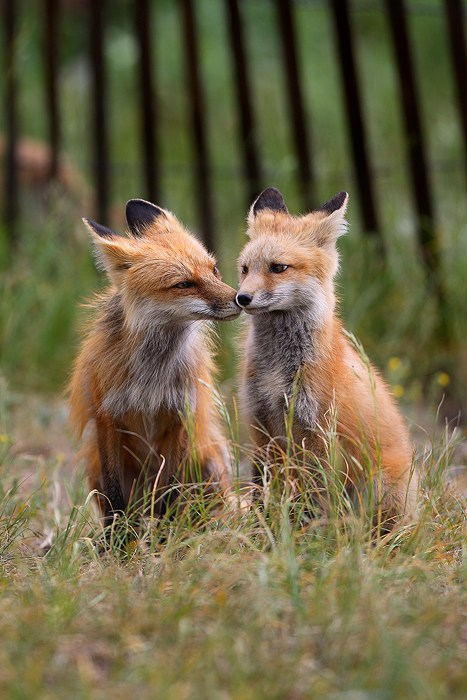
#> input picture ComputerVision/_image/_foxes.jpg, 467 x 700 px
$ python opencv03_01.py
#> lines starting #> are read from the running program, lines starting #| are printed output that depends on the picture
# 키포인트를 찾은 후 다른 이미지에 대응

import cv2
import random

image = cv2.imread("../../../_image/_foxes.jpg")
#> image is the input picture: shape (700, 467, 3); mean B, G, R 71.2, 102, 111
image_rot = cv2.imread("../../../_image/_foxes_rot.jpg")
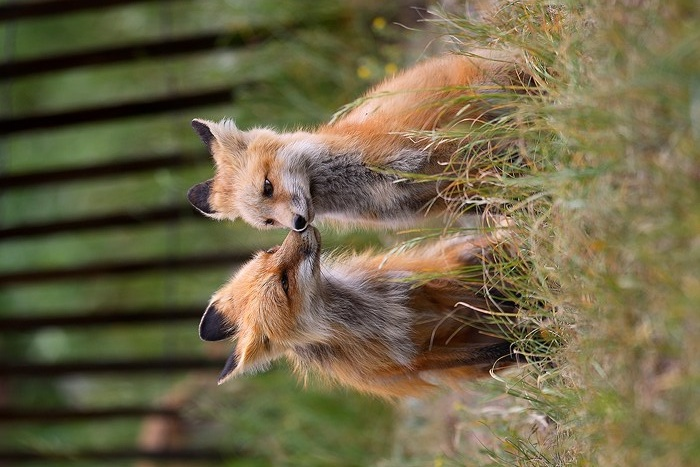
#> input picture ComputerVision/_image/_foxes_rot.jpg, 700 x 467 px
#> image_rot is the input picture: shape (467, 700, 3); mean B, G, R 71.2, 102, 111

gray = cv2.cvtColor(image, cv2.COLOR_BGR2GRAY)
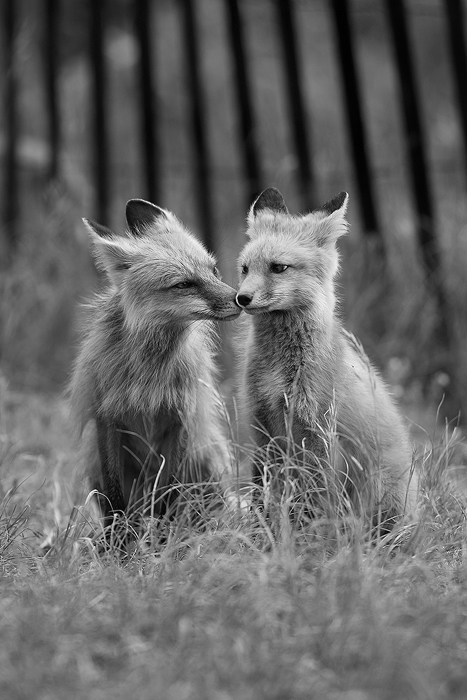
#> gray: shape (700, 467); min 0, max 254, mean 101.2
gray_rot = cv2.cvtColor(image_rot, cv2.COLOR_BGR2GRAY)
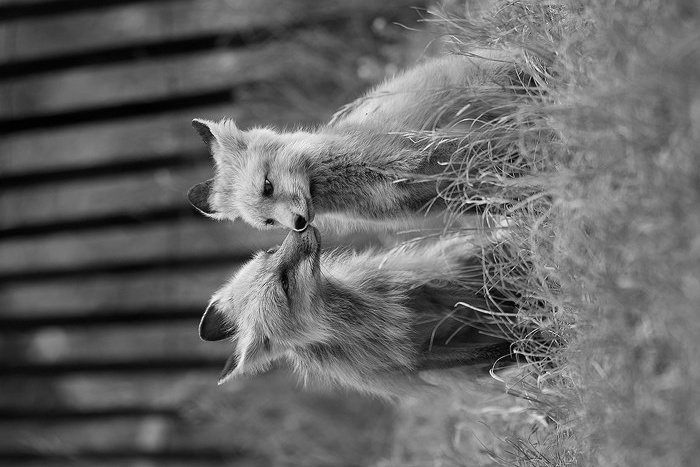
#> gray_rot: shape (467, 700); min 0, max 252, mean 101.2

orb = cv2.ORB_create()
kp, des = orb.detectAndCompute(gray, None)
#> kp = 500 keypoints; strongest (x, y, size): (115, 514, 31), (110, 529, 31), (95, 490, 31), (265, 467, 31)
kp_rot, des_rot = orb.detectAndCompute(gray_rot, None)
#> kp_rot = 500 keypoints; strongest (x, y, size): (514, 351, 31), (297, 228, 31), (514, 350, 37.2), (490, 371, 31)

# 기본 파라미터로 BFMatcher 생성
bf = cv2.BFMatcher()
matches = bf.knnMatch(des, des_rot, k=2)
#> matches = 500 matches

# 비율 테스트
good = []
for m, n in matches:
    if m.distance < 0.4 * n.distance:
        good.append([m])
#> after the loop, good = 426 matches

# 대응된 키포인트를 섞음
random.shuffle(good)

# cv2.drawMatchesKnn은 대응 쌍의 리스트들의 리스트를 받는다


for i in range(0, len(good) - 1, 10):
    image_match = cv2.drawMatchesKnn(image, kp, image_rot, kp_rot, good[:i], flags=2, outImg=None)
    print(i)
    cv2.imshow("sift_matches", image_match)
    cv2.waitKey(1000)
#> this loop made 43 passes
#> i on passes 2 to 13: 10, 20, 30, 40, 50, 60, 70, 80, 90, 100, 110, 120
#| 0
#| 10
#| 20
#| 30
#| 40
#| 50
#| 60
#| 70
#> (further printed lines are left out)
#> pass 1, `image_match = cv2.drawMatchesKnn(image, kp, image_rot, kp_rot, good[:i..`:
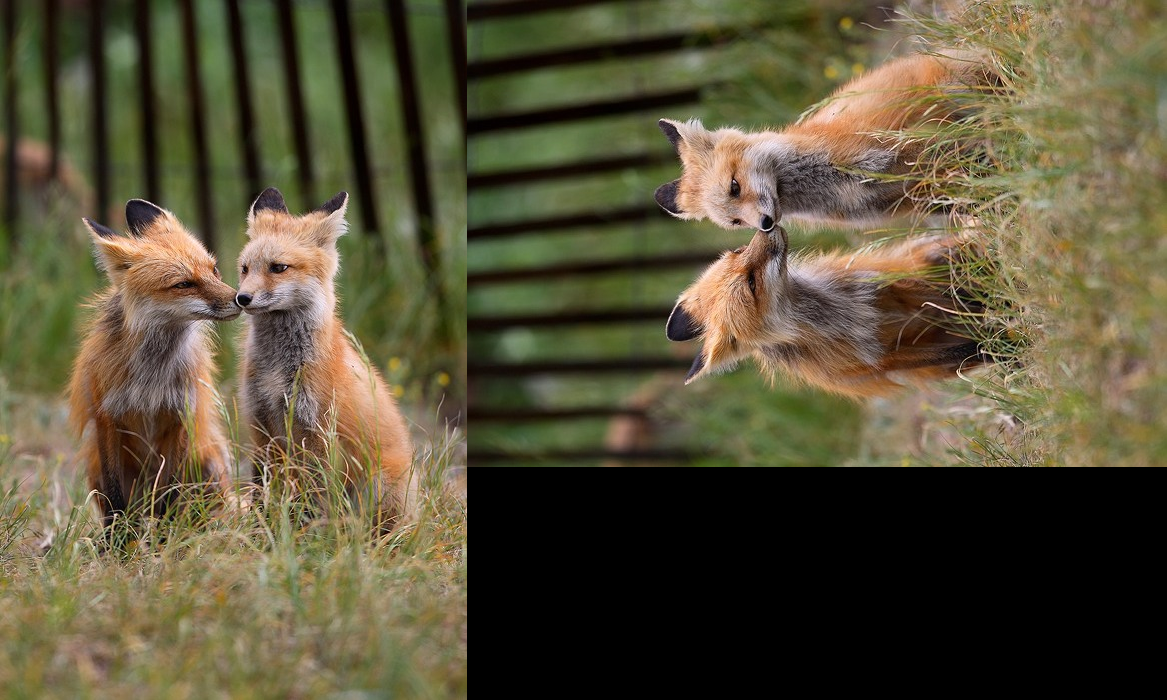
#> image_match: shape (700, 1167, 3); mean B, G, R 57, 81.6, 88.8
#> pass 2, `image_match = cv2.drawMatchesKnn(image, kp, image_rot, kp_rot, good[:i..`:
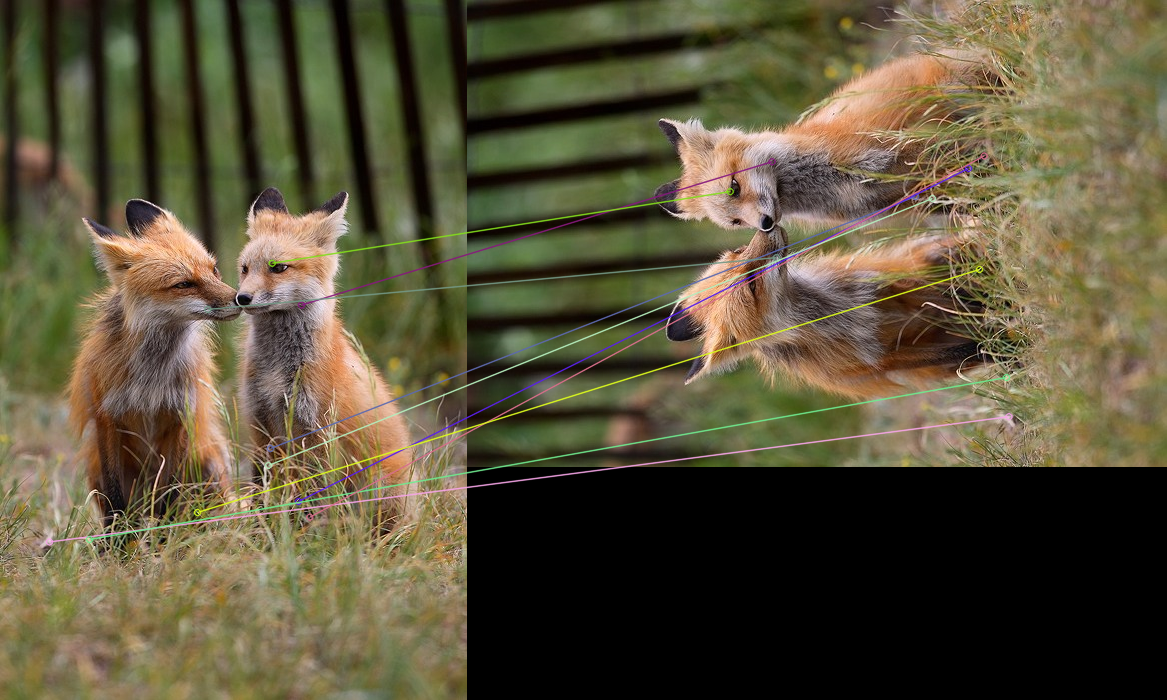
#> image_match: shape (700, 1167, 3); mean B, G, R 57.9, 82.4, 89.4
#> pass 3, `image_match = cv2.drawMatchesKnn(image, kp, image_rot, kp_rot, good[:i..`:
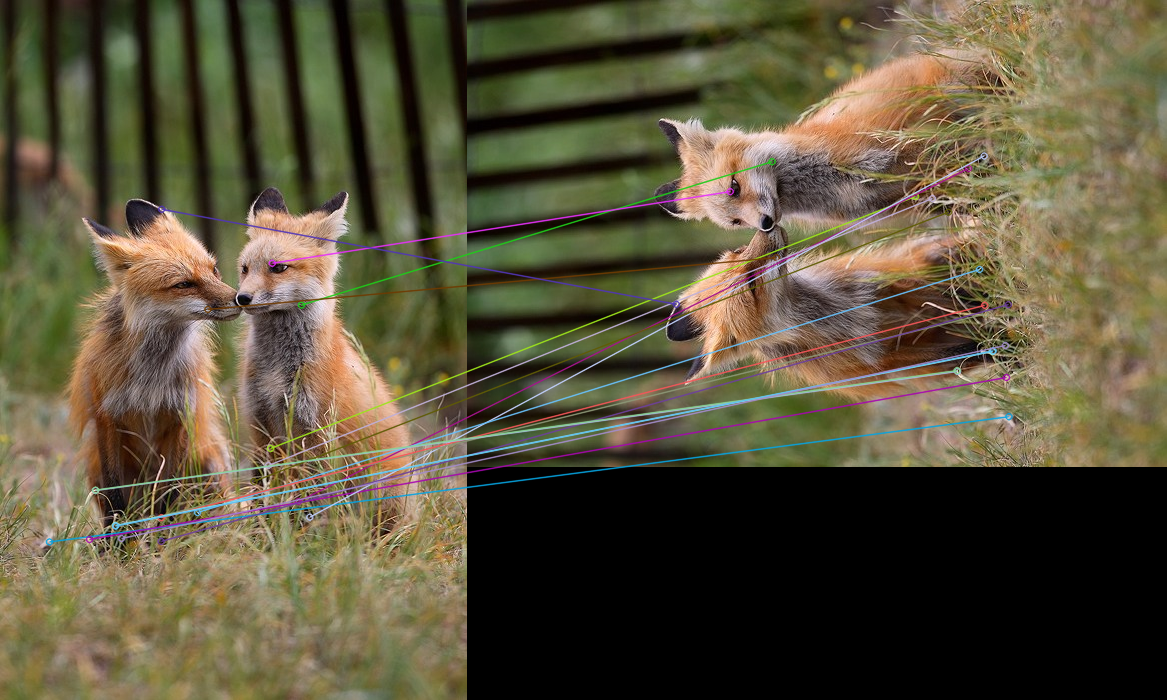
#> image_match: shape (700, 1167, 3); mean B, G, R 59.1, 82.5, 89.4

cv2.destroyAllWindows()
